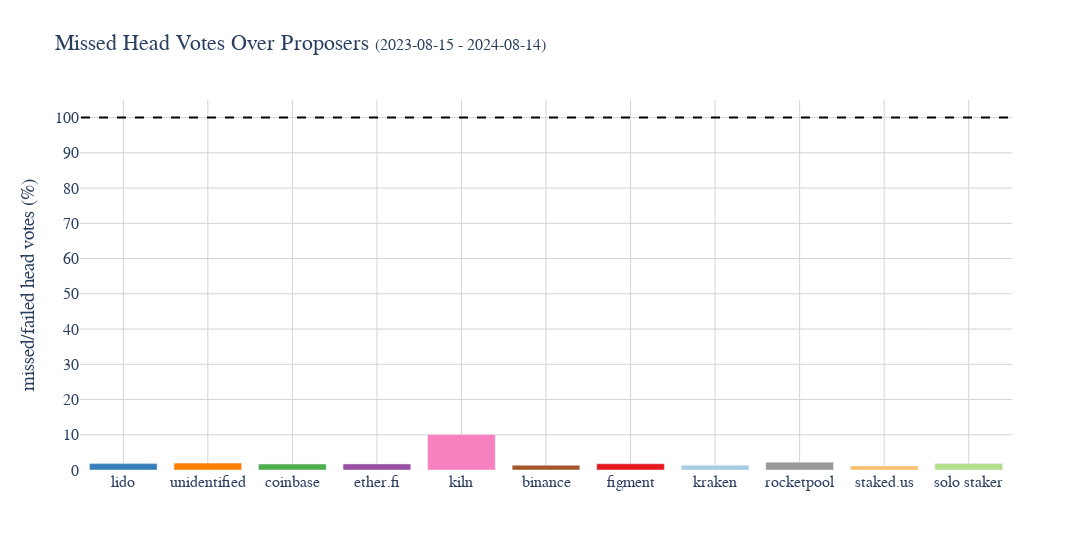

Notebook code for this chart:
### Code cell
fig = go.Figure()
for i in [_dfwml]:
    missed_head_votes_over_label = i.groupby("label")["misses"].mean().reset_index()
    missed_head_votes_over_label["per"] = missed_head_votes_over_label["misses"] / 32800 * 100    
    missed_head_votes_over_label.set_index("label", inplace=True)
    missed_head_votes_over_label = missed_head_votes_over_label.loc[largest]
    missed_head_votes_over_label.reset_index(inplace=True)
    fig.add_trace(go.Bar(
            x=missed_head_votes_over_label['label'],
            y=missed_head_votes_over_label['per'],
            name='Missed Head Votes Over Proposers',
            marker_color=COLORS
        ))

fig.add_shape(
    type="line",
    x0=-0.5, x1=10.5, y0=100, y1=100,
    line=dict(color="black", width=2, dash="dash")
)

fig.update_layout(
    title=f'Missed Head Votes Over Proposers <span style="font-size: 16px;">({slot_to_day(df.slot.min())} - {slot_to_day(df.slot.max())})</span>',
    xaxis_title=None,
    yaxis_title=f'missed/failed head votes (%)',
    barmode='group',
    plot_bgcolor='white',
    font=dict(family="Ubuntu Mono", size=FONTSIZE),
    legend=dict(
        x=1,
        y=1,
        xanchor='right',
        yanchor='top'
    ),
    xaxis=dict(showgrid=True, gridcolor='lightgray', tickformat=",d"),
    yaxis=dict(showgrid=True, gridcolor='lightgray',range=[0,105], tickvals=list(range(0,101,10))),
    height=550,
    width=1200,
    )
fig.write_image(f"att_pics/missed_head_votes_over_proposers.png")
fig.show()

### Figure 1 — Plotly figure (JSON) as saved in the notebook; plotly's stock layout.template omitted (floating-point values rounded to 4 significant figures)
{"data": [{"marker": {"color": ["#377eb8", "#ff7f00", "#4daf4a", "#984ea3", "#f781bf", "#a65628", "#e41a1c", "#a6cee3", "#999999", "#fdbf6f", "#b2df8a", "#fb9a99", "#cab2d6", "#1f78b4", "#33a02c", "#ff7f7f", "#8dd3c7", "#ffffb3", "#bebada", "#fb8072", "#80b1d3", "#fdb462", "#b3de69", "#fccde5", "#d9d9d9", "#bc80bd", "#ccebc5", "#ffed6f", "#6a3d9a", "#ffcc00", "#b15928", "#1f78b4", "#e31a1c", "#33a02c", "#fb9a99", "#e6ab02", "#a6761d", "#666666"]}, "name": "Missed Head Votes Over Proposers", "type": "bar", "x": ["lido", "unidentified", "coinbase", "ether.fi", "kiln", "binance", "figment", "kraken", "rocketpool", "staked.us", "solo staker"], "y": [1.814, 1.954, 1.679, 1.721, 10.05, 1.354, 1.78, 1.315, 2.197, 1.167, 1.846]}], "layout": {"barmode": "group", "font": {"family": "Ubuntu Mono", "size": 16}, "height": 550, "legend": {"x": 1, "xanchor": "right", "y": 1, "yanchor": "top"}, "plot_bgcolor": "white", "shapes": [{"line": {"color": "black", "dash": "dash", "width": 2}, "type": "line", "x0": -0.5, "x1": 10.5, "y0": 100, "y1": 100}], "title": {"text": "Missed Head Votes Over Proposers <span style=\"font-size: 16px;\">(2023-08-15 - 2024-08-14)</span>"}, "width": 1200, "xaxis": {"gridcolor": "lightgray", "showgrid": true, "tickformat": ",d", "title": {}}, "yaxis": {"gridcolor": "lightgray", "range": [0, 105], "showgrid": true, "tickvals": [0, 10, 20, 30, 40, 50, 60, 70, 80, 90, 100], "title": {"text": "missed/failed head votes (%)"}}}}
